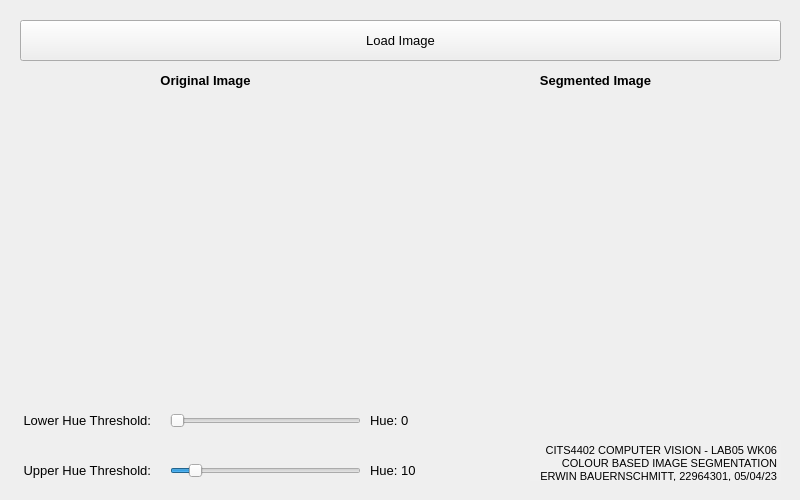
<?xml version="1.0" encoding="UTF-8"?>
<ui version="4.0">
 <class>Form</class>
 <widget class="QWidget" name="Form">
  <property name="geometry">
   <rect>
    <x>0</x>
    <y>0</y>
    <width>800</width>
    <height>500</height>
   </rect>
  </property>
  <property name="minimumSize">
   <size>
    <width>800</width>
    <height>500</height>
   </size>
  </property>
  <property name="maximumSize">
   <size>
    <width>800</width>
    <height>500</height>
   </size>
  </property>
  <property name="font">
   <font>
    <pointsize>10</pointsize>
    <stylestrategy>PreferDefault</stylestrategy>
   </font>
  </property>
  <property name="windowTitle">
   <string>Colour Segmentation GUI</string>
  </property>
  <property name="windowIcon">
   <iconset>
    <normaloff>favicon.ico</normaloff>favicon.ico</iconset>
  </property>
  <property name="autoFillBackground">
   <bool>false</bool>
  </property>
  <widget class="QPushButton" name="load_image_button">
   <property name="geometry">
    <rect>
     <x>20</x>
     <y>20</y>
     <width>761</width>
     <height>41</height>
    </rect>
   </property>
   <property name="text">
    <string>Load Image</string>
   </property>
   <property name="shortcut">
    <string>Ctrl+O</string>
   </property>
  </widget>
  <widget class="QLabel" name="original_label">
   <property name="geometry">
    <rect>
     <x>140</x>
     <y>65</y>
     <width>131</width>
     <height>31</height>
    </rect>
   </property>
   <property name="font">
    <font>
     <weight>75</weight>
     <bold>true</bold>
    </font>
   </property>
   <property name="text">
    <string>Original Image</string>
   </property>
   <property name="alignment">
    <set>Qt::AlignCenter</set>
   </property>
  </widget>
  <widget class="QLabel" name="processed_label">
   <property name="geometry">
    <rect>
     <x>530</x>
     <y>65</y>
     <width>131</width>
     <height>31</height>
    </rect>
   </property>
   <property name="font">
    <font>
     <weight>75</weight>
     <bold>true</bold>
    </font>
   </property>
   <property name="text">
    <string>Segmented Image</string>
   </property>
   <property name="alignment">
    <set>Qt::AlignCenter</set>
   </property>
  </widget>
  <widget class="QLabel" name="original_image">
   <property name="geometry">
    <rect>
     <x>20</x>
     <y>100</y>
     <width>371</width>
     <height>271</height>
    </rect>
   </property>
   <property name="sizePolicy">
    <sizepolicy hsizetype="Fixed" vsizetype="Fixed">
     <horstretch>0</horstretch>
     <verstretch>0</verstretch>
    </sizepolicy>
   </property>
   <property name="frameShadow">
    <enum>QFrame::Sunken</enum>
   </property>
   <property name="text">
    <string/>
   </property>
   <property name="scaledContents">
    <bool>false</bool>
   </property>
   <property name="alignment">
    <set>Qt::AlignCenter</set>
   </property>
  </widget>
  <widget class="QLabel" name="processed_image">
   <property name="geometry">
    <rect>
     <x>410</x>
     <y>100</y>
     <width>371</width>
     <height>271</height>
    </rect>
   </property>
   <property name="text">
    <string/>
   </property>
   <property name="alignment">
    <set>Qt::AlignCenter</set>
   </property>
  </widget>
  <widget class="QTextBrowser" name="info_label">
   <property name="geometry">
    <rect>
     <x>530</x>
     <y>440</y>
     <width>251</width>
     <height>41</height>
    </rect>
   </property>
   <property name="autoFillBackground">
    <bool>false</bool>
   </property>
   <property name="styleSheet">
    <string notr="true">background-color: rgb(240, 240, 240);</string>
   </property>
   <property name="frameShape">
    <enum>QFrame::NoFrame</enum>
   </property>
   <property name="verticalScrollBarPolicy">
    <enum>Qt::ScrollBarAlwaysOff</enum>
   </property>
   <property name="horizontalScrollBarPolicy">
    <enum>Qt::ScrollBarAlwaysOff</enum>
   </property>
   <property name="html">
    <string>&lt;!DOCTYPE HTML PUBLIC &quot;-//W3C//DTD HTML 4.0//EN&quot; &quot;http://www.w3.org/TR/REC-html40/strict.dtd&quot;&gt;
&lt;html&gt;&lt;head&gt;&lt;meta name=&quot;qrichtext&quot; content=&quot;1&quot; /&gt;&lt;style type=&quot;text/css&quot;&gt;
p, li { white-space: pre-wrap; }
&lt;/style&gt;&lt;/head&gt;&lt;body style=&quot; font-family:'MS Shell Dlg 2'; font-size:10pt; font-weight:400; font-style:normal;&quot;&gt;
&lt;p align=&quot;right&quot; style=&quot; margin-top:0px; margin-bottom:0px; margin-left:0px; margin-right:0px; -qt-block-indent:0; text-indent:0px;&quot;&gt;&lt;span style=&quot; font-family:'Consolas,Courier New,monospace'; font-size:8pt; color:#000000;&quot;&gt;CITS4402 COMPUTER VISION - LAB05 WK06&lt;/span&gt;&lt;/p&gt;
&lt;p align=&quot;right&quot; style=&quot; margin-top:0px; margin-bottom:0px; margin-left:0px; margin-right:0px; -qt-block-indent:0; text-indent:0px;&quot;&gt;&lt;span style=&quot; font-family:'Consolas,Courier New,monospace'; font-size:8pt; color:#000000;&quot;&gt;COLOUR BASED IMAGE SEGMENTATION&lt;/span&gt;&lt;/p&gt;
&lt;p align=&quot;right&quot; style=&quot; margin-top:0px; margin-bottom:0px; margin-left:0px; margin-right:0px; -qt-block-indent:0; text-indent:0px;&quot;&gt;&lt;span style=&quot; font-family:'Consolas,Courier New,monospace'; font-size:8pt; color:#000000;&quot;&gt;ERWIN BAUERNSCHMITT, 22964301, 05/04/23&lt;/span&gt;&lt;/p&gt;&lt;/body&gt;&lt;/html&gt;</string>
   </property>
  </widget>
  <widget class="QSlider" name="lower_thresh_slider">
   <property name="geometry">
    <rect>
     <x>170</x>
     <y>410</y>
     <width>191</width>
     <height>22</height>
    </rect>
   </property>
   <property name="orientation">
    <enum>Qt::Horizontal</enum>
   </property>
  </widget>
  <widget class="QSlider" name="upper_thresh_slider">
   <property name="geometry">
    <rect>
     <x>170</x>
     <y>460</y>
     <width>191</width>
     <height>22</height>
    </rect>
   </property>
   <property name="value">
    <number>10</number>
   </property>
   <property name="orientation">
    <enum>Qt::Horizontal</enum>
   </property>
  </widget>
  <widget class="QLabel" name="lower_thresh_label">
   <property name="geometry">
    <rect>
     <x>10</x>
     <y>410</y>
     <width>141</width>
     <height>21</height>
    </rect>
   </property>
   <property name="text">
    <string>Lower Hue Threshold:</string>
   </property>
   <property name="alignment">
    <set>Qt::AlignRight|Qt::AlignTrailing|Qt::AlignVCenter</set>
   </property>
  </widget>
  <widget class="QLabel" name="upper_thresh_label">
   <property name="geometry">
    <rect>
     <x>10</x>
     <y>460</y>
     <width>141</width>
     <height>21</height>
    </rect>
   </property>
   <property name="text">
    <string>Upper Hue Threshold:</string>
   </property>
   <property name="alignment">
    <set>Qt::AlignRight|Qt::AlignTrailing|Qt::AlignVCenter</set>
   </property>
  </widget>
  <widget class="QLabel" name="lower_hue_label">
   <property name="geometry">
    <rect>
     <x>370</x>
     <y>410</y>
     <width>61</width>
     <height>21</height>
    </rect>
   </property>
   <property name="text">
    <string>Hue: 0</string>
   </property>
   <property name="alignment">
    <set>Qt::AlignLeading|Qt::AlignLeft|Qt::AlignVCenter</set>
   </property>
  </widget>
  <widget class="QLabel" name="upper_hue_label">
   <property name="geometry">
    <rect>
     <x>370</x>
     <y>460</y>
     <width>61</width>
     <height>21</height>
    </rect>
   </property>
   <property name="text">
    <string>Hue: 10</string>
   </property>
   <property name="alignment">
    <set>Qt::AlignLeading|Qt::AlignLeft|Qt::AlignVCenter</set>
   </property>
  </widget>
  <widget class="QLabel" name="lower_hue_demo">
   <property name="geometry">
    <rect>
     <x>430</x>
     <y>410</y>
     <width>90</width>
     <height>21</height>
    </rect>
   </property>
   <property name="text">
    <string/>
   </property>
   <property name="alignment">
    <set>Qt::AlignLeading|Qt::AlignLeft|Qt::AlignVCenter</set>
   </property>
  </widget>
  <widget class="QLabel" name="upper_hue_demo">
   <property name="geometry">
    <rect>
     <x>430</x>
     <y>460</y>
     <width>90</width>
     <height>21</height>
    </rect>
   </property>
   <property name="text">
    <string/>
   </property>
   <property name="alignment">
    <set>Qt::AlignLeading|Qt::AlignLeft|Qt::AlignVCenter</set>
   </property>
  </widget>
  <zorder>load_image_button</zorder>
  <zorder>processed_label</zorder>
  <zorder>original_label</zorder>
  <zorder>original_image</zorder>
  <zorder>processed_image</zorder>
  <zorder>info_label</zorder>
  <zorder>lower_thresh_slider</zorder>
  <zorder>upper_thresh_slider</zorder>
  <zorder>lower_thresh_label</zorder>
  <zorder>upper_thresh_label</zorder>
  <zorder>lower_hue_label</zorder>
  <zorder>upper_hue_label</zorder>
  <zorder>lower_hue_demo</zorder>
  <zorder>upper_hue_demo</zorder>
 </widget>
 <resources/>
 <connections/>
</ui>
